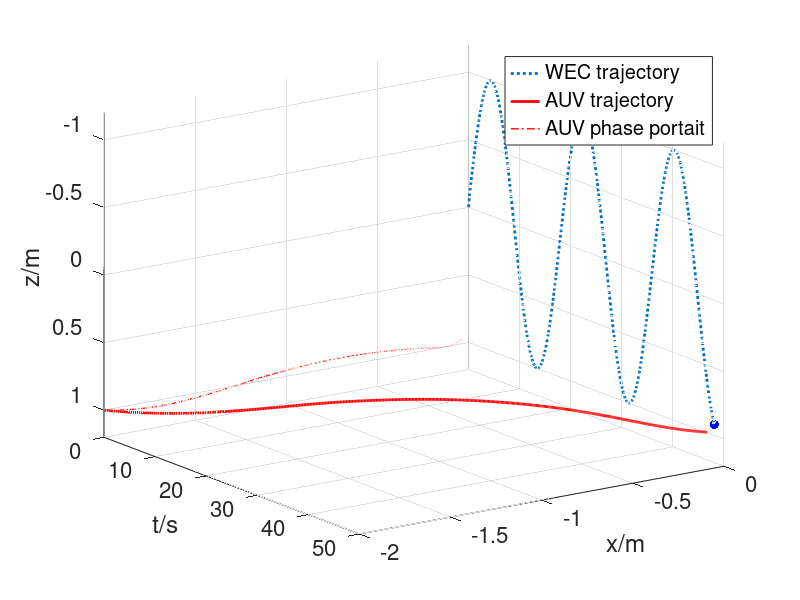

Write the MATLAB code that produced this figure. (Note: this script raises an error after producing the figure.)
clc; close all; clear all;

% results = importdata('results/result2_n5.mat');
results = importdata('results/result2_n10.mat');


ii = find(~results.t);
last_index = ii(2)-1;

figure(1)
hold on
xlabel('x/m')
ylabel('t/s')
zlabel('z/m')
xlim([-2, 0])
zlim([-1.2, 1.2])
plot3(results.wec(1,1:last_index), results.t(1,1:last_index), results.wec(3,1:last_index), ':', 'LineWidth', 2)
plot3(results.x(1,1:last_index), results.t(1,1:last_index), results.x(3,1:last_index),...
    'LineWidth', 2, 'Color', 'r')
plot3(results.x(1,1:last_index), 0*ones(size(results.t(1,1:last_index))), results.x(3,1:last_index),...
    '-.', 'LineWidth', 1, 'Color', 'r')
plot3(results.wec(1,last_index), results.t(1,last_index), results.wec(3,last_index), 'b.', 'markersize', 20)
grid on
set(gca, 'XDir','reverse')
set(gca, 'ZDir','reverse')
set(gca, 'fontsize', 16)
view(145,20)
lgd = legend('WEC trajectory', 'AUV trajectory', 'AUV phase portait');
lgd.Location = 'northwest';
hold off